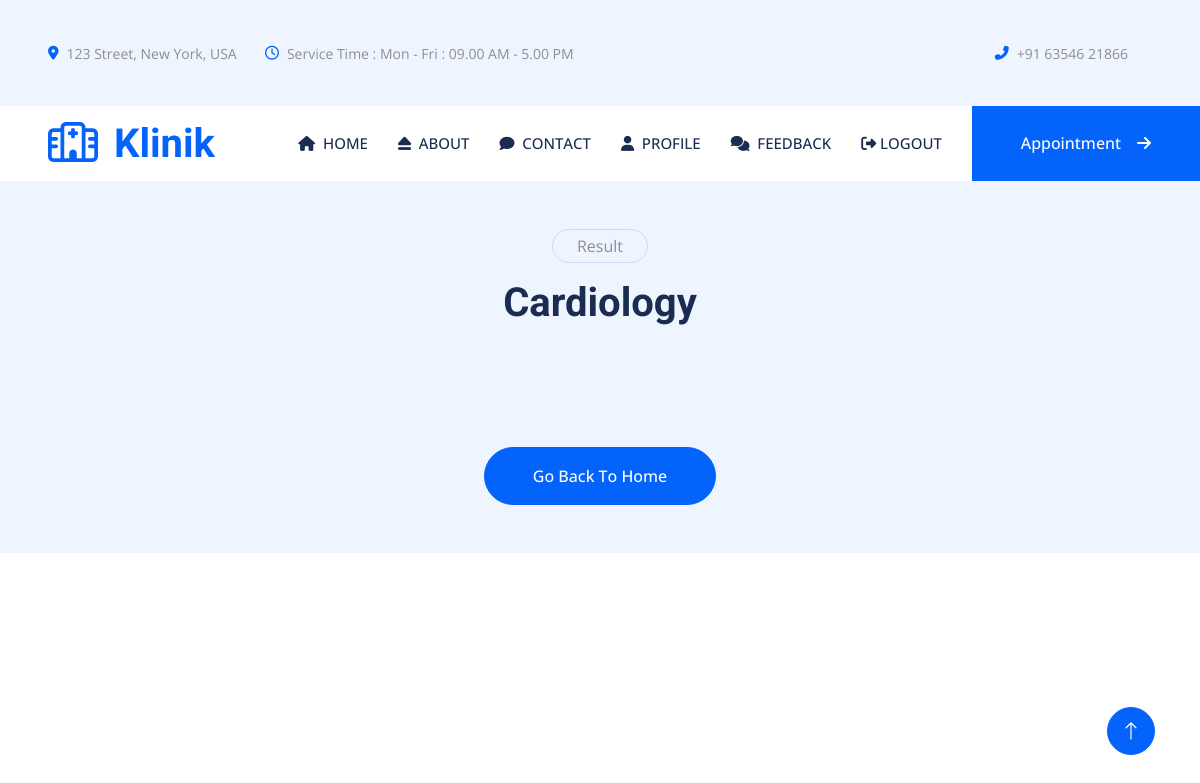
Before: /search.php?name=Cardiology (signed in) with the older database file.
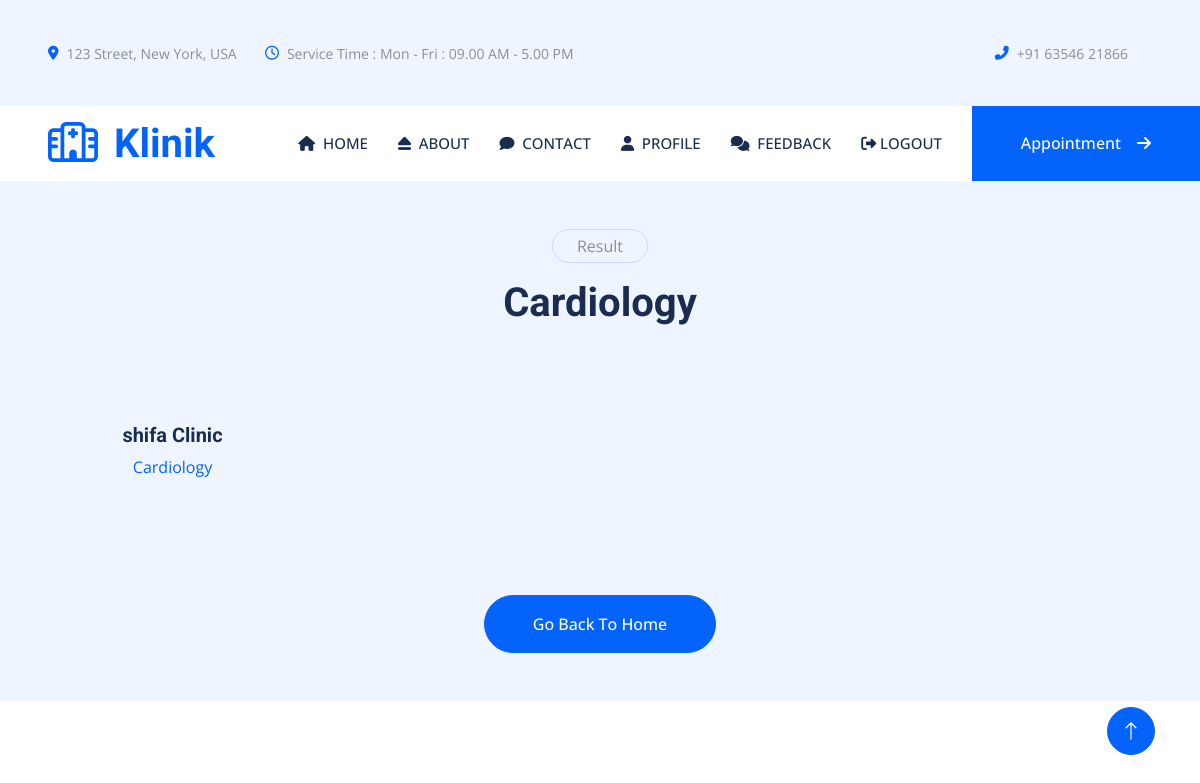
After: the same page with the newer database file.
### tables this page shows
CREATE TABLE `clinic_profile` (
  `id` int(11) NOT NULL,
  `clinic_id` int(11) NOT NULL,
  `profile_image` varchar(255) NOT NULL,
  `poster_image` varchar(255) NOT NULL,
  `doctor_image` varchar(255) NOT NULL
);

CREATE TABLE `clinic` (
  `id` int(11) NOT NULL,
  `clinic_name` varchar(255) NOT NULL,
  `clinic_type` varchar(100) NOT NULL,
  `password` varchar(255) NOT NULL,
  `email` varchar(255) NOT NULL,
  `contact` varchar(20) NOT NULL,
  `address` varchar(255) NOT NULL,
  `country` varchar(100) NOT NULL,
  `state` varchar(100) NOT NULL,
  `owner_name` varchar(255) NOT NULL,
  `owner_email` varchar(255) NOT NULL,
  `owner_contact` varchar(255) NOT NULL,
  `approval` tinyint(1) NOT NULL DEFAULT 0,
  `profile_image` varchar(255) NOT NULL,
  `poster_image` varchar(255) NOT NULL,
  `doctor_image` varchar(255) NOT NULL,
  `city` varchar(255) NOT NULL
);

### search.php (the view, shortened to what this page needs)
<!DOCTYPE html>
<html lang="en">
<head>
    <link href="https://cdnjs.cloudflare.com/ajax/libs/font-awesome/5.10.0/css/all.min.css" rel="stylesheet">
    <link href="https://cdn.jsdelivr.net/npm/bootstrap-icons@1.4.1/font/bootstrap-icons.css" rel="stylesheet">
    <link href="lib/animate/animate.min.css" rel="stylesheet">
    <link href="lib/owlcarousel/assets/owl.carousel.min.css" rel="stylesheet">
    <link href="lib/tempusdominus/css/tempusdominus-bootstrap-4.min.css" rel="stylesheet" />
    <link href="css/bootstrap.min.css" rel="stylesheet">
    <link href="css/style.css" rel="stylesheet">
</head>
<body>
<?php
    $name = $_GET['name'];
    require 'config.php';
    require 'common/navbar.php';
    $sql = "SELECT clinic.clinic_type,clinic.id,clinic.clinic_name,clinic_profile.poster_image FROM clinic,clinic_profile where clinic.approval = 1 and clinic.id=clinic_profile.clinic_id and clinic.clinic_type='$name'";
    $result = mysqli_query($conn,$sql);
?>
        <div class="container-xxl py-5">
        <div class="container">
            <div class="text-center mx-auto mb-5 wow fadeInUp" data-wow-delay="0.1s" style="max-width: 600px;">
                <p class="d-inline-block border rounded-pill py-1 px-4">Result</p>
                <h1><?php echo$name ?></h1>
            </div>
            <div class="row g-4">
            <?php  while($row = mysqli_fetch_array($result))
                    {
            ?>
             <div class="col-lg-3 col-md-6 wow fadeInUp" data-wow-delay="0.1s">
                    <div class="team-item position-relative rounded overflow-hidden">
                        <div class="overflow-hidden">
                        </div>
                        <div class="team-text bg-light text-center p-4">
                            <h5><?php echo $row['clinic_name'] ?></h5>
                            <p class="text-primary"><?php echo $row['clinic_type']?></p>
                        </div>
                    </div>
                </div>
 <?php } ?>
     </div>
        </div>
    </div>
    <div class="container-xxl py-5 wow fadeInUp" data-wow-delay="0.1s">
        <div class="container text-center">
            <div class="row justify-content-center">
                <div class="col-lg-6">
                    <a class="btn btn-primary rounded-pill py-3 px-5" href="index.php">Go Back To Home</a>
                </div>
            </div>
        </div>
    </div>
    <a href="#" class="btn btn-lg btn-primary btn-lg-square rounded-circle back-to-top"><i class="bi bi-arrow-up"></i></a>
</body>
</html>

Changed rows visible on the page:
added clinic_profile: clinic.clinic_name "shifa Clinic", clinic.clinic_type "Cardiology"
